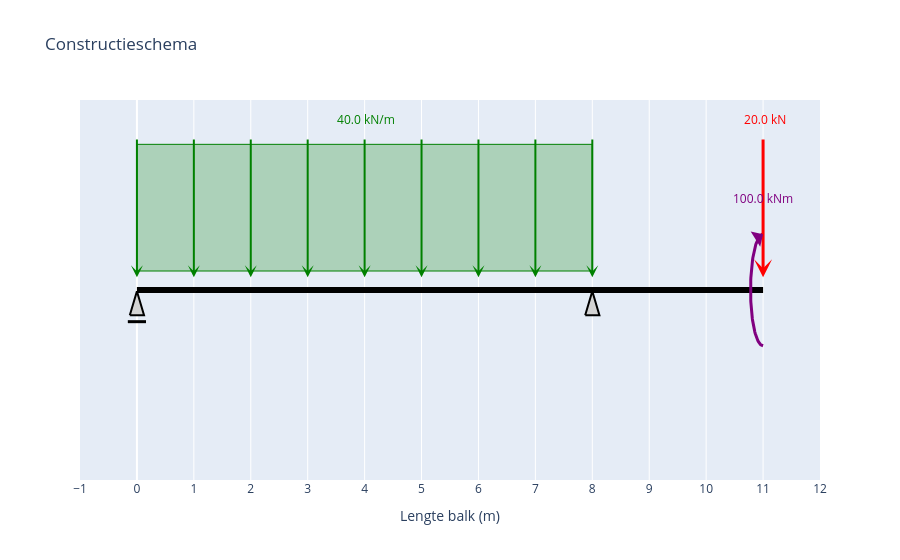

The notebook cell saved with this chart:
### Code cell
# --- toon de figuren ---
fig_schema = maak_constructieschema_plotly()
fig_schema.show()

### Figure 1 — Plotly figure (JSON) as saved in the notebook; plotly's stock layout.template omitted (floating-point values rounded to 4 significant figures)
{"data": [{"hoverinfo": "skip", "line": {"color": "black", "width": 6}, "mode": "lines", "type": "scatter", "x": [0, 11], "y": [0, 0]}, {"fill": "toself", "fillcolor": "lightgray", "hoverinfo": "skip", "line": {"color": "black", "width": 2}, "mode": "lines", "opacity": 1, "type": "scatter", "x": [-0.125, 0.125, 0, -0.125], "y": [-0.2, -0.2, -0.01, -0.2]}, {"hoverinfo": "skip", "line": {"color": "black", "width": 3}, "mode": "lines", "type": "scatter", "x": [-0.16, 0.16], "y": [-0.25, -0.25]}, {"fill": "toself", "fillcolor": "lightgray", "hoverinfo": "skip", "line": {"color": "black", "width": 2}, "mode": "lines", "opacity": 1, "type": "scatter", "x": [7.875, 8.125, 8, 7.875], "y": [-0.2, -0.2, -0.01, -0.2]}, {"hoverinfo": "skip", "line": {"color": "purple", "width": 3}, "mode": "lines", "type": "scatter", "x": [11, 10.99, 10.98, 10.97, 10.97, 10.96, 10.95, 10.94, 10.93, 10.92, 10.91, 10.91, 10.9, 10.89, 10.88, 10.88, 10.87, 10.86, 10.86, 10.85, 10.84, 10.84, 10.83, 10.83, 10.82, 10.82, 10.81, 10.81, 10.8, 10.8, 10.8, 10.79, 10.79, 10.79, 10.79, 10.78, 10.78, 10.78, 10.78, 10.78, 10.78, 10.78, 10.78, 10.78, 10.78, 10.79, 10.79, 10.79, 10.79, 10.8, 10.8, 10.8, 10.81, 10.81, 10.82, 10.82, 10.83, 10.83, 10.84, 10.84, 10.85, 10.86, 10.86, 10.87, 10.88, 10.88, 10.89, 10.9, 10.91, 10.91, 10.92, 10.93, 10.94, 10.95, 10.96, 10.97, 10.97, 10.98, 10.99, 11], "y": [-0.44, -0.4397, -0.4386, -0.4369, -0.4344, -0.4313, -0.4275, -0.4231, -0.4179, -0.4121, -0.4057, -0.3986, -0.3908, -0.3825, -0.3736, -0.364, -0.3539, -0.3432, -0.332, -0.3203, -0.308, -0.2953, -0.2821, -0.2684, -0.2544, -0.2399, -0.225, -0.2098, -0.1943, -0.1784, -0.1623, -0.1459, -0.1293, -0.1125, -0.09547, -0.07832, -0.06104, -0.04367, -0.02623, -0.008748, 0.008748, 0.02623, 0.04367, 0.06104, 0.07832, 0.09547, 0.1125, 0.1293, 0.1459, 0.1623, 0.1784, 0.1943, 0.2098, 0.225, 0.2399, 0.2544, 0.2684, 0.2821, 0.2953, 0.308, 0.3203, 0.332, 0.3432, 0.3539, 0.364, 0.3736, 0.3825, 0.3908, 0.3986, 0.4057, 0.4121, 0.4179, 0.4231, 0.4275, 0.4313, 0.4344, 0.4369, 0.4386, 0.4397, 0.44]}], "layout": {"annotations": [{"arrowcolor": "red", "arrowhead": 3, "arrowsize": 1, "arrowwidth": 3, "ax": 11, "axref": "x", "ay": 1.2, "ayref": "y", "showarrow": true, "text": "", "x": 11, "xref": "x", "y": 0.1, "yref": "y"}, {"font": {"color": "red"}, "showarrow": false, "text": " 20.0 kN", "x": 11, "y": 1.35}, {"arrowcolor": "purple", "arrowhead": 1, "arrowsize": 1, "arrowwidth": 3, "ax": 10.94, "axref": "x", "ay": 0.4231, "ayref": "y", "showarrow": true, "text": "", "x": 11, "xref": "x", "y": 0.44, "yref": "y"}, {"font": {"color": "purple"}, "showarrow": false, "text": "100.0 kNm", "x": 11, "y": 0.72}, {"arrowcolor": "green", "arrowhead": 3, "arrowsize": 1, "arrowwidth": 2, "ax": 0, "axref": "x", "ay": 1.2, "ayref": "y", "showarrow": true, "text": "", "x": 0, "xref": "x", "y": 0.1, "yref": "y"}, {"arrowcolor": "green", "arrowhead": 3, "arrowsize": 1, "arrowwidth": 2, "ax": 1, "axref": "x", "ay": 1.2, "ayref": "y", "showarrow": true, "text": "", "x": 1, "xref": "x", "y": 0.1, "yref": "y"}, {"arrowcolor": "green", "arrowhead": 3, "arrowsize": 1, "arrowwidth": 2, "ax": 2, "axref": "x", "ay": 1.2, "ayref": "y", "showarrow": true, "text": "", "x": 2, "xref": "x", "y": 0.1, "yref": "y"}, {"arrowcolor": "green", "arrowhead": 3, "arrowsize": 1, "arrowwidth": 2, "ax": 3, "axref": "x", "ay": 1.2, "ayref": "y", "showarrow": true, "text": "", "x": 3, "xref": "x", "y": 0.1, "yref": "y"}, {"arrowcolor": "green", "arrowhead": 3, "arrowsize": 1, "arrowwidth": 2, "ax": 4, "axref": "x", "ay": 1.2, "ayref": "y", "showarrow": true, "text": "", "x": 4, "xref": "x", "y": 0.1, "yref": "y"}, {"arrowcolor": "green", "arrowhead": 3, "arrowsize": 1, "arrowwidth": 2, "ax": 5, "axref": "x", "ay": 1.2, "ayref": "y", "showarrow": true, "text": "", "x": 5, "xref": "x", "y": 0.1, "yref": "y"}, {"arrowcolor": "green", "arrowhead": 3, "arrowsize": 1, "arrowwidth": 2, "ax": 6, "axref": "x", "ay": 1.2, "ayref": "y", "showarrow": true, "text": "", "x": 6, "xref": "x", "y": 0.1, "yref": "y"}, {"arrowcolor": "green", "arrowhead": 3, "arrowsize": 1, "arrowwidth": 2, "ax": 7, "axref": "x", "ay": 1.2, "ayref": "y", "showarrow": true, "text": "", "x": 7, "xref": "x", "y": 0.1, "yref": "y"}, {"arrowcolor": "green", "arrowhead": 3, "arrowsize": 1, "arrowwidth": 2, "ax": 8, "axref": "x", "ay": 1.2, "ayref": "y", "showarrow": true, "text": "", "x": 8, "xref": "x", "y": 0.1, "yref": "y"}, {"font": {"color": "green"}, "showarrow": false, "text": " 40.0 kN/m", "x": 4, "y": 1.35}], "autosize": true, "shapes": [{"fillcolor": "rgba(0,128,0,0.25)", "line": {"color": "green", "width": 1}, "type": "rect", "x0": 0, "x1": 8, "y0": 0.15, "y1": 1.15}], "showlegend": false, "title": {"text": "Constructieschema"}, "xaxis": {"autorange": false, "dtick": 1, "range": [-1, 12], "title": {"text": "Lengte balk (m)"}, "type": "linear"}, "yaxis": {"autorange": false, "range": [-1.5, 1.5], "showgrid": false, "showticklabels": false, "title": {}, "type": "linear", "zeroline": false}}}
